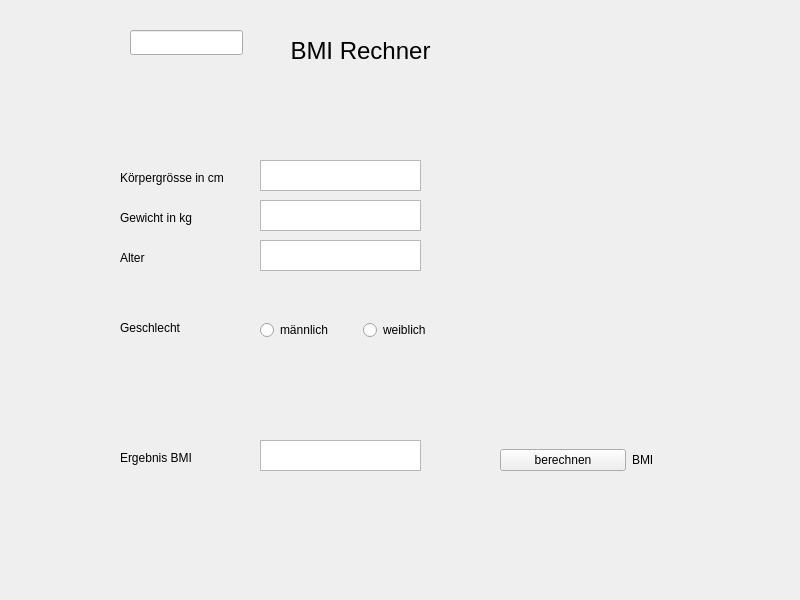
<?xml version="1.0" encoding="UTF-8"?>
<ui version="4.0">
 <class>main</class>
 <widget class="QWidget" name="main">
  <property name="geometry">
   <rect>
    <x>0</x>
    <y>0</y>
    <width>800</width>
    <height>600</height>
   </rect>
  </property>
  <property name="windowTitle">
   <string>BMI Rechner</string>
  </property>
  <widget class="QLineEdit" name="lineEdit">
   <property name="geometry">
    <rect>
     <x>130</x>
     <y>30</y>
     <width>113</width>
     <height>25</height>
    </rect>
   </property>
   <property name="text">
    <string/>
   </property>
  </widget>
  <widget class="QWidget" name="horizontalLayoutWidget">
   <property name="geometry">
    <rect>
     <x>500</x>
     <y>420</y>
     <width>257</width>
     <height>80</height>
    </rect>
   </property>
   <layout class="QHBoxLayout" name="horizontalLayout">
    <item>
     <widget class="QPushButton" name="pushButton">
      <property name="enabled">
       <bool>true</bool>
      </property>
      <property name="text">
       <string>berechnen</string>
      </property>
     </widget>
    </item>
    <item>
     <widget class="QLabel" name="label_6">
      <property name="text">
       <string>BMI</string>
      </property>
     </widget>
    </item>
   </layout>
  </widget>
  <widget class="QLabel" name="labelBMI">
   <property name="geometry">
    <rect>
     <x>230</x>
     <y>10</y>
     <width>261</width>
     <height>81</height>
    </rect>
   </property>
   <property name="font">
    <font>
     <pointsize>18</pointsize>
    </font>
   </property>
   <property name="layoutDirection">
    <enum>Qt::LeftToRight</enum>
   </property>
   <property name="text">
    <string>BMI Rechner</string>
   </property>
   <property name="alignment">
    <set>Qt::AlignCenter</set>
   </property>
  </widget>
  <widget class="QTextEdit" name="txtKg">
   <property name="geometry">
    <rect>
     <x>260</x>
     <y>160</y>
     <width>161</width>
     <height>31</height>
    </rect>
   </property>
   <property name="sizePolicy">
    <sizepolicy hsizetype="Expanding" vsizetype="Expanding">
     <horstretch>0</horstretch>
     <verstretch>0</verstretch>
    </sizepolicy>
   </property>
   <property name="inputMethodHints">
    <set>Qt::ImhMultiLine</set>
   </property>
   <property name="html">
    <string>&lt;!DOCTYPE HTML PUBLIC &quot;-//W3C//DTD HTML 4.0//EN&quot; &quot;http://www.w3.org/TR/REC-html40/strict.dtd&quot;&gt;
&lt;html&gt;&lt;head&gt;&lt;meta name=&quot;qrichtext&quot; content=&quot;1&quot; /&gt;&lt;style type=&quot;text/css&quot;&gt;
p, li { white-space: pre-wrap; }
&lt;/style&gt;&lt;/head&gt;&lt;body style=&quot; font-family:'MS Shell Dlg 2'; font-size:7.8pt; font-weight:400; font-style:normal;&quot;&gt;
&lt;p style=&quot;-qt-paragraph-type:empty; margin-top:0px; margin-bottom:0px; margin-left:0px; margin-right:0px; -qt-block-indent:0; text-indent:0px;&quot;&gt;&lt;br /&gt;&lt;/p&gt;&lt;/body&gt;&lt;/html&gt;</string>
   </property>
  </widget>
  <widget class="QLabel" name="label">
   <property name="geometry">
    <rect>
     <x>120</x>
     <y>170</y>
     <width>121</width>
     <height>16</height>
    </rect>
   </property>
   <property name="text">
    <string>Körpergrösse in cm</string>
   </property>
  </widget>
  <widget class="QLabel" name="label_2">
   <property name="geometry">
    <rect>
     <x>120</x>
     <y>210</y>
     <width>121</width>
     <height>16</height>
    </rect>
   </property>
   <property name="text">
    <string>Gewicht in kg</string>
   </property>
  </widget>
  <widget class="QLabel" name="label_3">
   <property name="geometry">
    <rect>
     <x>120</x>
     <y>250</y>
     <width>121</width>
     <height>16</height>
    </rect>
   </property>
   <property name="text">
    <string>Alter</string>
   </property>
  </widget>
  <widget class="QLabel" name="label_4">
   <property name="geometry">
    <rect>
     <x>120</x>
     <y>320</y>
     <width>121</width>
     <height>16</height>
    </rect>
   </property>
   <property name="text">
    <string>Geschlecht</string>
   </property>
  </widget>
  <widget class="QTextEdit" name="txtGw">
   <property name="geometry">
    <rect>
     <x>260</x>
     <y>200</y>
     <width>161</width>
     <height>31</height>
    </rect>
   </property>
   <property name="html">
    <string>&lt;!DOCTYPE HTML PUBLIC &quot;-//W3C//DTD HTML 4.0//EN&quot; &quot;http://www.w3.org/TR/REC-html40/strict.dtd&quot;&gt;
&lt;html&gt;&lt;head&gt;&lt;meta name=&quot;qrichtext&quot; content=&quot;1&quot; /&gt;&lt;style type=&quot;text/css&quot;&gt;
p, li { white-space: pre-wrap; }
&lt;/style&gt;&lt;/head&gt;&lt;body style=&quot; font-family:'MS Shell Dlg 2'; font-size:7.8pt; font-weight:400; font-style:normal;&quot;&gt;
&lt;p style=&quot;-qt-paragraph-type:empty; margin-top:0px; margin-bottom:0px; margin-left:0px; margin-right:0px; -qt-block-indent:0; text-indent:0px;&quot;&gt;&lt;br /&gt;&lt;/p&gt;&lt;/body&gt;&lt;/html&gt;</string>
   </property>
  </widget>
  <widget class="QTextEdit" name="txtAl">
   <property name="geometry">
    <rect>
     <x>260</x>
     <y>240</y>
     <width>161</width>
     <height>31</height>
    </rect>
   </property>
  </widget>
  <widget class="QWidget" name="horizontalLayoutWidget_2">
   <property name="geometry">
    <rect>
     <x>260</x>
     <y>290</y>
     <width>199</width>
     <height>80</height>
    </rect>
   </property>
   <layout class="QHBoxLayout" name="horizontalLayout_2">
    <item>
     <widget class="QRadioButton" name="radioButton_2">
      <property name="text">
       <string>männlich</string>
      </property>
     </widget>
    </item>
    <item>
     <widget class="QRadioButton" name="radioButton">
      <property name="text">
       <string>weiblich</string>
      </property>
     </widget>
    </item>
   </layout>
  </widget>
  <widget class="QLabel" name="label_5">
   <property name="geometry">
    <rect>
     <x>120</x>
     <y>450</y>
     <width>121</width>
     <height>16</height>
    </rect>
   </property>
   <property name="text">
    <string>Ergebnis BMI</string>
   </property>
  </widget>
  <widget class="QTextEdit" name="txtErg">
   <property name="geometry">
    <rect>
     <x>260</x>
     <y>440</y>
     <width>161</width>
     <height>31</height>
    </rect>
   </property>
  </widget>
  <widget class="QLabel" name="lbl_ausgabe">
   <property name="geometry">
    <rect>
     <x>220</x>
     <y>490</y>
     <width>221</width>
     <height>61</height>
    </rect>
   </property>
   <property name="text">
    <string/>
   </property>
  </widget>
 </widget>
 <resources/>
 <connections/>
</ui>
